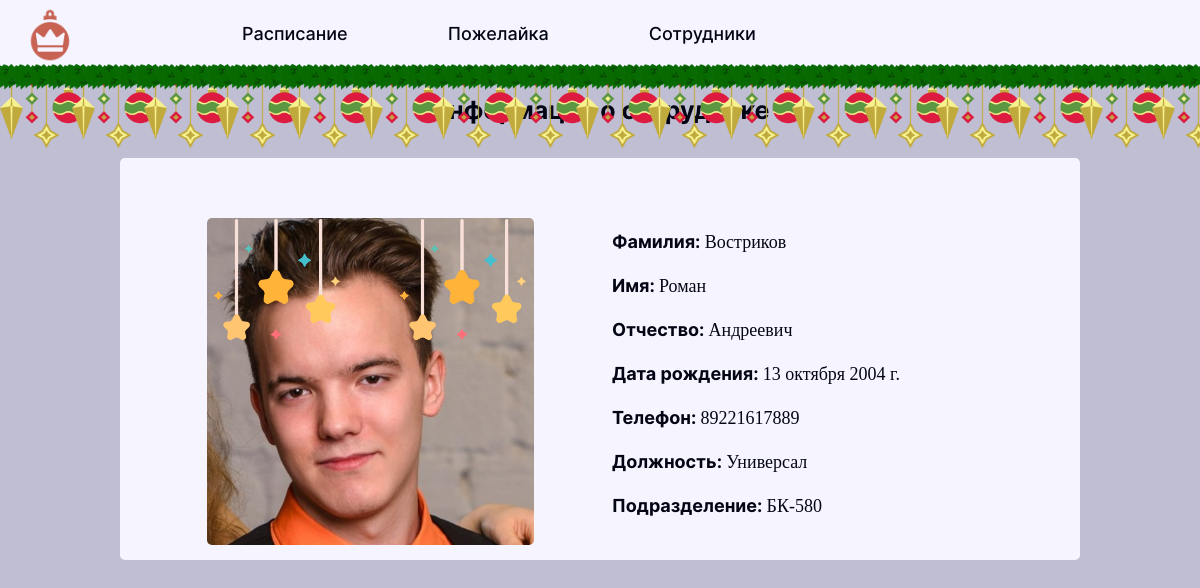
Page /hbr/employers/14 (signed in) on the committed database.
### aup/models.py (models this page shows, shortened)
class Employers(models.Model):
    surname = models.CharField('Фамилия', max_length=100)
    name = models.CharField('Имя', max_length=100)
    lastname = models.CharField('Отчество', max_length=100, null=True, default='-')
    username = models.CharField('Логин', max_length=100, default='-')
    gender_id = models.ForeignKey('Genders', on_delete=models.CASCADE, null=True, default=None)
    phone = models.CharField('Phone', max_length=100, null=True, default=None)
    password = models.CharField('Пароль', max_length=100)
    photo = models.ImageField(blank=True, upload_to='images', default=None, null=True)
    post_id = models.ForeignKey('Posts', on_delete=models.CASCADE)
    division_id = models.ForeignKey('Divisions', on_delete=models.CASCADE)
    birthday = models.DateField('Дата рождения', default='2000-01-01')
    class Meta:
        verbose_name = 'Сотрудник'
        verbose_name_plural = 'Сотрудники'

class Posts(models.Model):
    post_name = models.CharField('Наименование должности', max_length=50)
    post_code = models.CharField('Код должности', max_length=20, default=None)
    def __str__(self):
        return self.post_name
    class Meta:
        verbose_name = 'Должность'
        verbose_name_plural = 'Должности'

class Divisions(models.Model):
    division_name = models.CharField('Наименование подразделения', max_length=100)
    region = models.CharField('Регион', max_length=100)
    city = models.CharField('Город', max_length=100)
    address = models.CharField('Адрес', max_length=100)
    start_work = models.TimeField('Время начала работы')
    end_work = models.TimeField('Время конца работы')
    is_stop = models.BooleanField('Стоп пожелайки', default=False)
    def __str__(self):
        return self.division_name
    class Meta:
        verbose_name = 'Подразделение'
        verbose_name_plural = 'Подразделения'

### hbr/views.py (the view)
# urls.py: path('employers/<int:pk>', views.Employer_Detail_View.as_view(), name='aup_employer_info'),
class Employer_Detail_View(DetailView):
    model = Employers
    template_name = 'hbr/employer_info.html'
    context_object_name = 'employer'

### hbr/templates/hbr/employer_info.html (shortened to what this page needs)
{% extends 'hbr/layout_2.html' %}
{% load static %}
{% block content %}
    <div class="content text-center profile_content">
        <h1 class="title">Информация о сотруднике</h1>
        <div class="container text-center row profile">
            <div class="container col" style="position: relative;">
                {% if employer.photo %}
                <img src="{% static 'sign_in/img/stars.png' %}" class="photo" style="position: absolute; width: 30%; z-index: 2;">
                <img src="{% static 'sign_in/img/stars.png' %}" class="photo" style="position: absolute; width: 30%; z-index: 2; left: 55%;">
                <img src="{{employer.photo.url}}" class="photo">
                {% else %}
                {% if employer.gender_id.gender_name == 'Мужской' %}
                <img src="{% static 'hbr/img/user.png' %}" class="photo">
                {% else %}
                <img src="{% static 'hbr/img/user (1).png' %}" class="photo">
                {% endif %}
                {% endif %}
            </div>
            <div class="container col profile_info">
                <p class="text"><span style="font-family: 'Inter Bold';">Фамилия: </span>{{ employer.surname }}</p>
                <p class="text"><span style="font-family: 'Inter Bold';">Имя: </span>{{ employer.name }}</p>
                <p class="text"><span style="font-family: 'Inter Bold';">Отчество: </span>{{ employer.lastname }}</p>
                <p class="text"><span style="font-family: 'Inter Bold';">Дата рождения: </span>{{ employer.birthday }}</p>
                <p class="text"><span style="font-family: 'Inter Bold';">Телефон: </span>{% if employer.phone != None %}{{ employer.phone }}{% else %}-{% endif %}</p>
                <p class="text"><span style="font-family: 'Inter Bold';">Должность: </span>{{ employer.post_id }}</p>
                <p class="text"><span style="font-family: 'Inter Bold';">Подразделение: </span>{{ employer.division_id }}</p>
            </div>
        </div>
    </div>
{% endblock%}

### sign_in/static/sign_in/css/main.css (style rules this page uses)
body { font-family: 'Inter Bold'; }
body { background: var(--grey); }
div.content { margin: 75px 0px 100px 0px; display: flex; flex-direction: column; align-items: center; }
div.profile { background: var(--white); margin: 20px 10px; width: 80%; border-radius: 5px; padding: 60px 20px 15px 20px; }
div.profile_info { display: flex; flex-direction: column; align-items: flex-start; justify-content: center; }
p.text, div.text, label.text, input.text, select.text { font-family: 'Inter-Medium'; font-size: 18px; color: var(--dark_blue); }
img.photo { width: 75%; border-radius: 5px; }
h1.title { padding: 20px 0px 5px 0px; color: var(--dark_blue); font-size: 25px; }
:root { --grey: #C0BED3; --orange:#CA6455; --dark_orange:#5D323B; --blue: #1F144E; --dark_blue: #030514; --white: #F6F5FF; }

### rows in the picture
Employers: photo (picture), surname "Востриков", name "Роман", lastname "Андреевич", birthday "13 октября 2004 г.", phone "89221617889", post_id "Универсал", division_id "БК-580"
